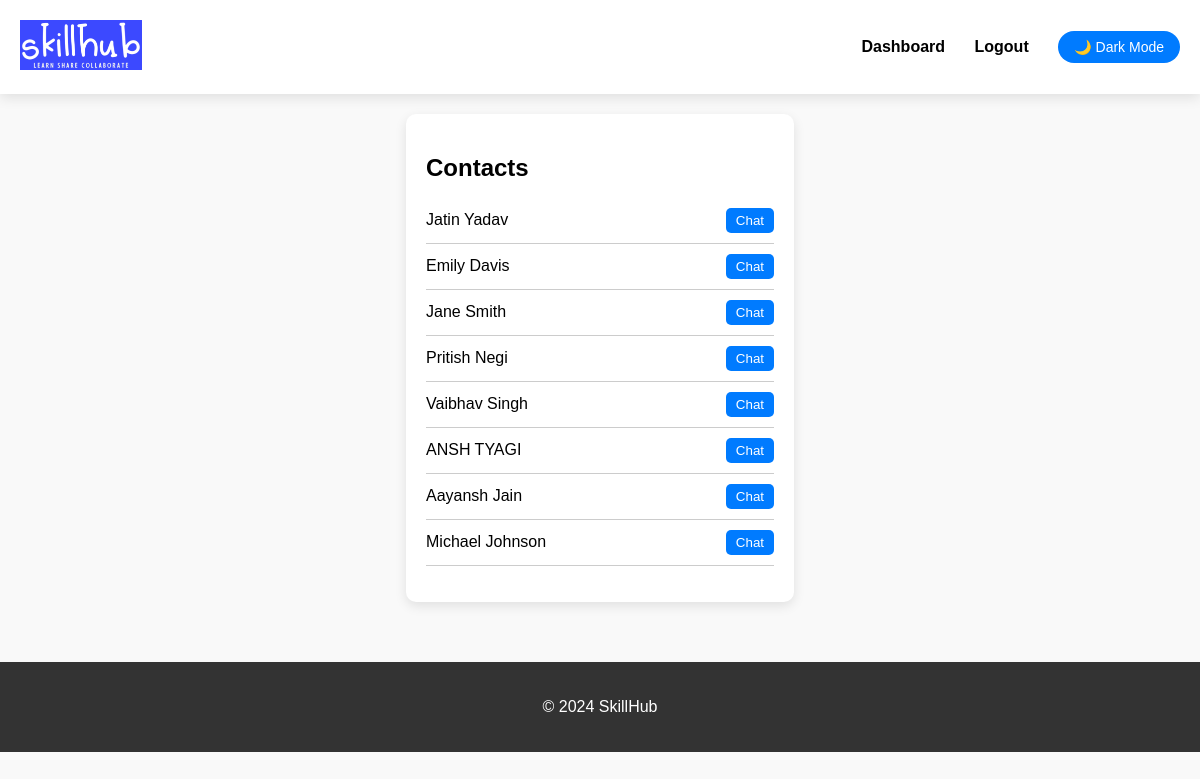
Screenshot of /messages.php (signed in) with the database file from the repository.
### tables this page shows
CREATE TABLE `connections` (
  `connection_id` int(11) NOT NULL,
  `user_id` int(11) NOT NULL,
  `connection_user_id` int(11) NOT NULL,
  `connected_at` timestamp NOT NULL DEFAULT current_timestamp()
);

CREATE TABLE `users` (
  `user_id` int(11) NOT NULL,
  `enrollment` varchar(8) NOT NULL,
  `email` varchar(255) NOT NULL,
  `password_hash` varchar(255) NOT NULL,
  `full_name` varchar(255) NOT NULL,
  `profile_image` varchar(255) DEFAULT NULL,
  `last_activity` timestamp NOT NULL DEFAULT current_timestamp() ON UPDATE current_timestamp(),
  `created_at` timestamp NOT NULL DEFAULT current_timestamp()
);

### messages.php (the view, shortened to what this page needs)
<?php
include 'db.php';
$user_id = $_SESSION['user'] ?? null;
$sql = "SELECT c.connection_user_id AS connection_id, u.full_name AS connection_name
        FROM connections c
        JOIN users u ON c.connection_user_id = u.user_id
        WHERE c.user_id = ?";
$stmt = $conn->prepare($sql);
$stmt->bind_param("i", $user_id);
$stmt->execute();
$result = $stmt->get_result();
$contacts = [];
while ($row = $result->fetch_assoc()) {
    $contacts[] = $row;
}
?>
<!DOCTYPE html>
<html lang="en">
<head>
</head>
<body>
    <header>
        <div class="logo">
            <a href="dashboard.php">
                <img src="logo.png" alt="SkillHub Logo" class="logo-img">
            </a>
        </div>
        <nav>
            <a href="dashboard.php">Dashboard</a>
            <a href="logout.php">Logout</a>
            <button class="dark-mode-toggle" onclick="toggleDarkMode()">🌙 Dark Mode</button>
        </nav>
    </header>
    <main>
        <div class="contacts-list">
            <h2>Contacts</h2>
            <ul>
                <?php foreach ($contacts as $contact): ?>
                    <li>
                        <span><?php echo htmlspecialchars($contact['connection_name']); ?></span>
                        <a href="chat.php?connection_id=<?php echo $contact['connection_id']; ?>&name=<?php echo urlencode($contact['connection_name']); ?>">
                            <button>Chat</button>
                        </a>
                    </li>
                <?php endforeach; ?>
            </ul>
        </div>
    </main>
    <footer>
    <p>&copy; <?php echo date("Y"); ?> SkillHub</p>
    </footer>
</body>
</html>

### messages.php (style rules this page uses)
body { font-family: 'Arial', sans-serif; margin: 0; padding: 0; background-color: #f9f9f9; transition: background-color 0.3s, color 0.3s; }
header { display: flex; justify-content: space-between; align-items: center; padding: 20px; background-color: #fff; box-shadow: 0 4px 12px rgba(0, 0, 0, 0.1); position: sticky; top: 0; z-index: 1000; transition: background-color 0.3s, color 0.3s; }
nav a { color: #000; text-decoration: none; margin-left: 25px; font-size: 16px; font-weight: bold; transition: color 0.3s; }
.dark-mode-toggle { background-color: #007bff; color: white; border: none; padding: 8px 16px; border-radius: 20px; cursor: pointer; font-size: 14px; margin-left: 25px; transition: background-color 0.3s, color 0.3s; }
.logo-img { height:50px; }
main { display: flex; justify-content: center; margin-top: 30px; padding: 20px; max-width: 1200px; margin: auto; }
.contacts-list { width: 30%; background-color: #ffffff; padding: 20px; border-radius: 10px; box-shadow: 0 4px 12px rgba(0, 0, 0, 0.1); transition: background-color 0.3s, color 0.3s; }
.contacts-list h2 { font-size: 1.5rem; margin-bottom: 15px; }
.contacts-list ul { list-style: none; padding: 0; }
.contacts-list li { display: flex; justify-content: space-between; align-items: center; padding: 10px 0; border-bottom: 1px solid #ccc; }
.contacts-list li button { background-color: #007bff; color: white; border: none; padding: 5px 10px; border-radius: 5px; cursor: pointer; }
footer { text-align: center; padding: 20px; background-color: #333; color: white; margin-top: 40px; transition: background-color 0.3s, color 0.3s; }

### rows the page displays
connections: connection_user.full_name "Jatin Yadav"
connections: connection_user.full_name "Emily Davis"
connections: connection_user.full_name "Jane Smith"
connections: connection_user.full_name "Pritish Negi"
connections: connection_user.full_name "Vaibhav Singh"
connections: connection_user.full_name "ANSH TYAGI"
connections: connection_user.full_name "Aayansh Jain"
connections: connection_user.full_name "Michael Johnson"
